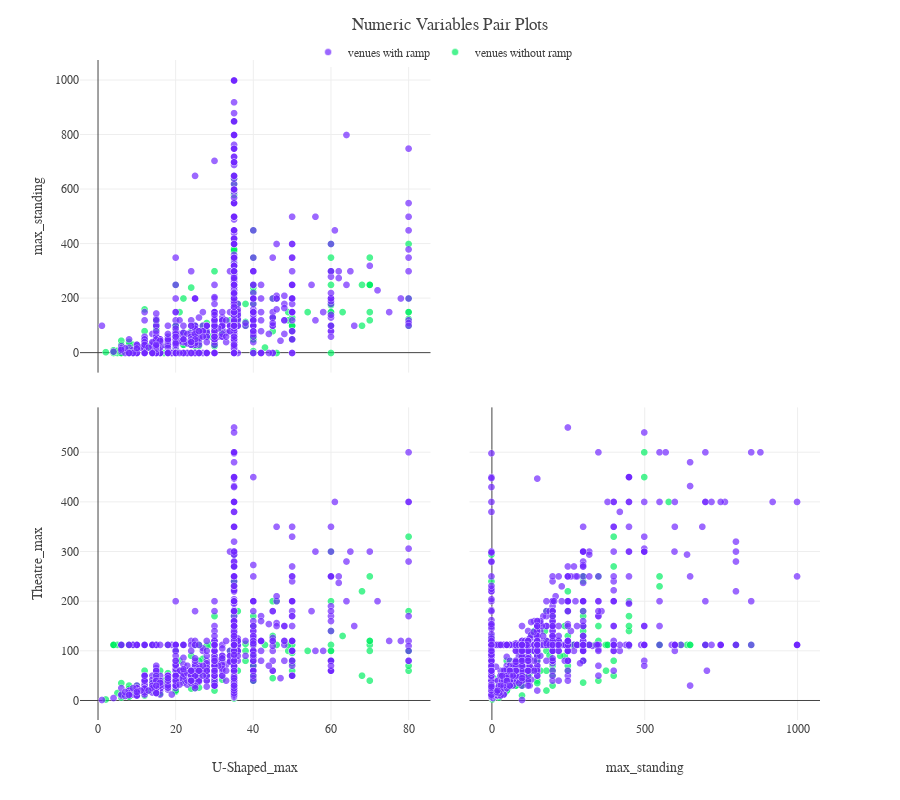
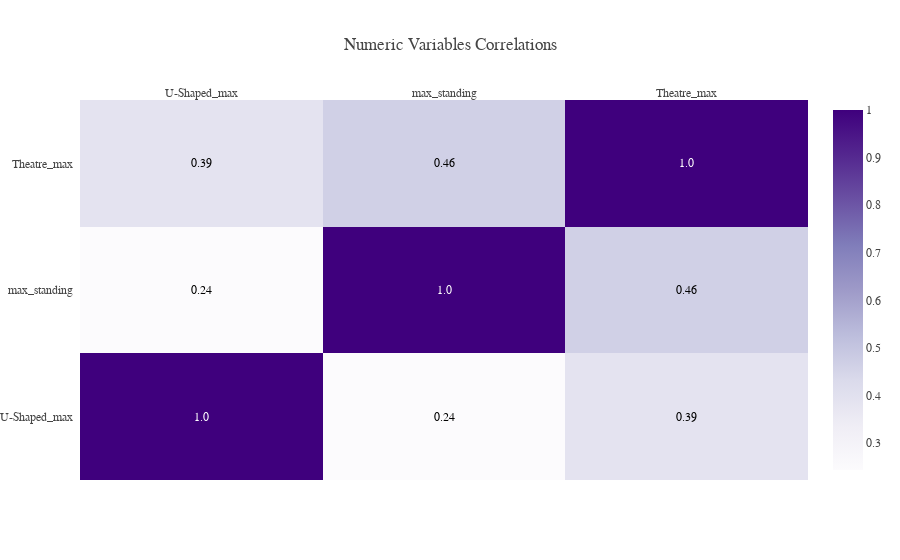

The notebook cell saved with these charts, in order:
### Markdown cell above
<div class="alert alert-block alert-info" style="color:#03162D;border-color:#01EE62;background-color:#DDFFEB; font-size:12px; font-family:verdana; line-height: 1.7em;">
    <b><span style='color:#01EE62'>Observations</span></b> | Distribution of Numerical Variables
    
Numerical variables have extremely narrow distributions, practically behaving as constant values.

- Regarding the maximum number of people standing, and the maximum capacity of the theater, both are measures of capacity, and in general they only show that theaters have fairly standardized capacities, regardless of whether they have a ramp or not.

### Code cell
# Scatter plots
hd=df_v1["Wheelchair accessible"].apply(lambda x: 'venues with ramp' if x==1 else 'venues without ramp')
fig = px.scatter_matrix(df_v1, 
                        dimensions=["U-Shaped_max", "max_standing", "Theatre_max"],
                        color=hd, color_discrete_sequence=['#01EE62','#7127FF'])
fig.update_traces(marker=dict(line_color='white', size=7, opacity=.7, line_width=0.5), 
                  diagonal_visible=False, showupperhalf=False)
fig.update_layout(title='Numeric Variables Pair Plots', template=temp, 
                  legend=dict(title="",orientation="h", yanchor="bottom", y=.99, xanchor="center", x=.49, 
                              traceorder='reversed'),height=800)
fig.show()

# Correlations
corr=df_v1[["U-Shaped_max", "max_standing", "Theatre_max"]].corr()
x = corr.columns.tolist() 
y = corr.index.tolist()
z = corr.values
text = corr.values.round(2)

fig = ff.create_annotated_heatmap(z=z, x=x, y=y, annotation_text=text, colorscale='Purples_r', 
                                  reversescale=True, showscale=True,
                                  hovertemplate="Correlation of %{x} and %{y}= %{z:.3f}")
fig.update_layout(template=temp, title="Numeric Variables Correlations")
fig.show()

### Figure 1 — Plotly figure (JSON) as saved in the notebook; plotly's stock layout.template omitted (floating-point values rounded to 4 significant figures; data arrays with more than 128 entries replaced by an {"elided": "..."} marker saying what was removed)
{"data": [{"diagonal": {"visible": false}, "dimensions": [{"axis": {"matches": true}, "label": "U-Shaped_max", "values": {"elided": "1651 float values"}}, {"axis": {"matches": true}, "label": "max_standing", "values": {"elided": "1651 int values"}}, {"axis": {"matches": true}, "label": "Theatre_max", "values": {"elided": "1651 int values"}}], "hovertemplate": "color=venues without ramp<br>%{xaxis.title.text}=%{x}<br>%{yaxis.title.text}=%{y}<extra></extra>", "legendgroup": "venues without ramp", "marker": {"color": "#01EE62", "line": {"color": "white", "width": 0.5}, "opacity": 0.7, "size": 7, "symbol": "circle"}, "name": "venues without ramp", "showlegend": true, "showupperhalf": false, "type": "splom"}, {"diagonal": {"visible": false}, "dimensions": [{"axis": {"matches": true}, "label": "U-Shaped_max", "values": {"elided": "1732 float values"}}, {"axis": {"matches": true}, "label": "max_standing", "values": {"elided": "1732 int values"}}, {"axis": {"matches": true}, "label": "Theatre_max", "values": {"elided": "1732 int values"}}], "hovertemplate": "color=venues with ramp<br>%{xaxis.title.text}=%{x}<br>%{yaxis.title.text}=%{y}<extra></extra>", "legendgroup": "venues with ramp", "marker": {"color": "#7127FF", "line": {"color": "white", "width": 0.5}, "opacity": 0.7, "size": 7, "symbol": "circle"}, "name": "venues with ramp", "showlegend": true, "showupperhalf": false, "type": "splom"}], "layout": {"dragmode": "select", "height": 800, "legend": {"orientation": "h", "title": {"text": ""}, "tracegroupgap": 0, "traceorder": "reversed", "x": 0.49, "xanchor": "center", "y": 0.99, "yanchor": "bottom"}, "margin": {"t": 60}, "title": {"text": "Numeric Variables Pair Plots"}}}

### Figure 2 — Plotly figure (JSON) as saved in the notebook; plotly's stock layout.template omitted (floating-point values rounded to 4 significant figures)
{"data": [{"colorscale": [[0, "rgb(63,0,125)"], [0.125, "rgb(84,39,143)"], [0.25, "rgb(106,81,163)"], [0.375, "rgb(128,125,186)"], [0.5, "rgb(158,154,200)"], [0.625, "rgb(188,189,220)"], [0.75, "rgb(218,218,235)"], [0.875, "rgb(239,237,245)"], [1, "rgb(252,251,253)"]], "hovertemplate": "Correlation of %{x} and %{y}= %{z:.3f}", "reversescale": true, "showscale": true, "type": "heatmap", "x": ["U-Shaped_max", "max_standing", "Theatre_max"], "y": ["U-Shaped_max", "max_standing", "Theatre_max"], "z": [[1, 0.2437, 0.3874], [0.2437, 1, 0.4646], [0.3874, 0.4646, 1]]}], "layout": {"annotations": [{"font": {"color": "#FFFFFF"}, "showarrow": false, "text": "1.0", "x": "U-Shaped_max", "xref": "x", "y": "U-Shaped_max", "yref": "y"}, {"font": {"color": "#000000"}, "showarrow": false, "text": "0.24", "x": "max_standing", "xref": "x", "y": "U-Shaped_max", "yref": "y"}, {"font": {"color": "#000000"}, "showarrow": false, "text": "0.39", "x": "Theatre_max", "xref": "x", "y": "U-Shaped_max", "yref": "y"}, {"font": {"color": "#000000"}, "showarrow": false, "text": "0.24", "x": "U-Shaped_max", "xref": "x", "y": "max_standing", "yref": "y"}, {"font": {"color": "#FFFFFF"}, "showarrow": false, "text": "1.0", "x": "max_standing", "xref": "x", "y": "max_standing", "yref": "y"}, {"font": {"color": "#000000"}, "showarrow": false, "text": "0.46", "x": "Theatre_max", "xref": "x", "y": "max_standing", "yref": "y"}, {"font": {"color": "#000000"}, "showarrow": false, "text": "0.39", "x": "U-Shaped_max", "xref": "x", "y": "Theatre_max", "yref": "y"}, {"font": {"color": "#000000"}, "showarrow": false, "text": "0.46", "x": "max_standing", "xref": "x", "y": "Theatre_max", "yref": "y"}, {"font": {"color": "#FFFFFF"}, "showarrow": false, "text": "1.0", "x": "Theatre_max", "xref": "x", "y": "Theatre_max", "yref": "y"}], "title": {"text": "Numeric Variables Correlations"}, "xaxis": {"dtick": 1, "gridcolor": "rgb(0, 0, 0)", "side": "top", "ticks": ""}, "yaxis": {"dtick": 1, "ticks": "", "ticksuffix": "  "}}}
